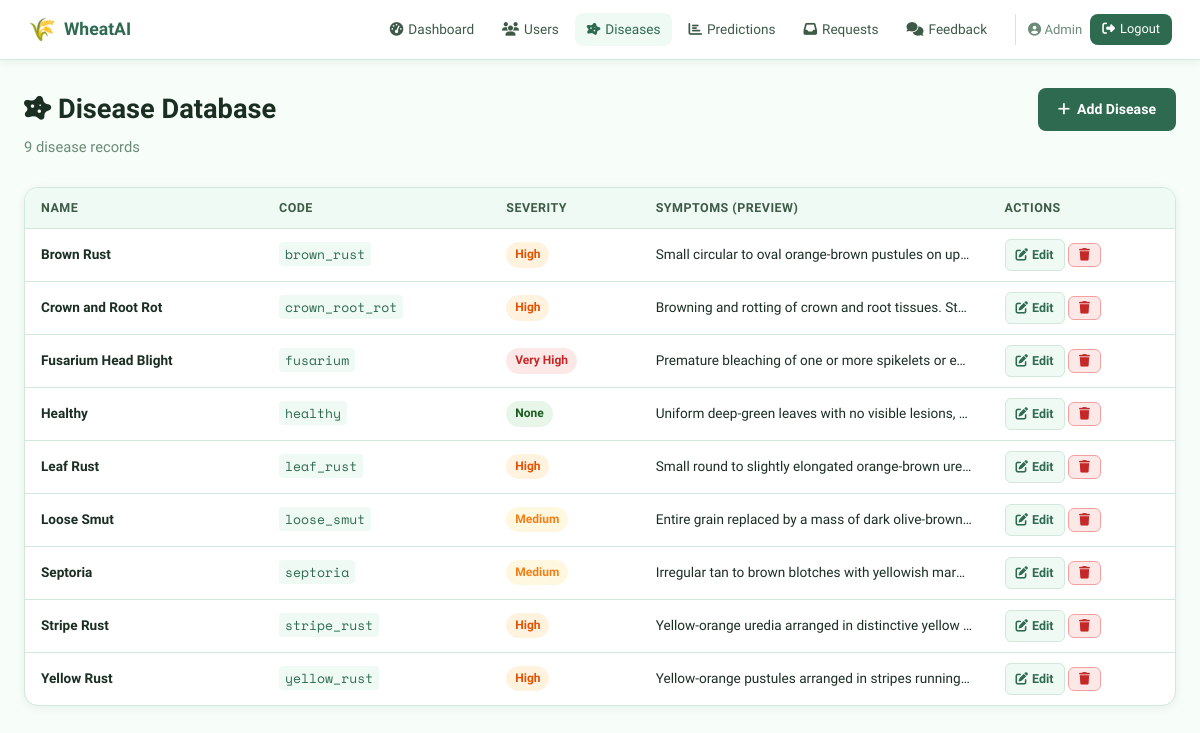
The app's page /admin/diseases (signed in) with its own data.
### tables this page shows
CREATE TABLE diseases (
        id INTEGER PRIMARY KEY AUTOINCREMENT,
        name TEXT UNIQUE NOT NULL, code TEXT UNIQUE NOT NULL,
        symptoms TEXT, treatment TEXT, prevention TEXT,
        severity TEXT DEFAULT 'Medium', description TEXT
    );

### app.py (the view)
@app.route("/admin/diseases")
@admin_required
def admin_diseases():
    conn = get_db(); d = conn.execute("SELECT * FROM diseases ORDER BY name").fetchall(); conn.close()
    return render_template("admin/diseases.html", diseases=d)

### app.py (called while the page is built)
def get_db():
    conn = sqlite3.connect(DB_PATH)
    conn.row_factory = sqlite3.Row
    return conn

def admin_required(f):
    @wraps(f)
    def decorated(*a, **kw):
        if "user_id" not in session or session.get("role") != "admin":
            flash("Admin access required.", "error"); return redirect(url_for("dashboard"))
        return f(*a, **kw)
    return decorated

### templates/admin/diseases.html (shortened to what this page needs)
{% extends "base.html" %}
{% block content %}
<div class="page-header">
  <div><h1><i class="fas fa-disease"></i> Disease Database</h1><p class="page-sub">{{ diseases|length }} disease records</p></div>
  <a href="{{ url_for('admin_add_disease') }}" class="btn-primary"><i class="fas fa-plus"></i> Add Disease</a>
</div>
<div class="section-card">
  <div class="pred-table-wrap">
    <table class="pred-table">
      <thead>
        <tr><th>Name</th><th>Code</th><th>Severity</th><th>Symptoms (preview)</th><th>Actions</th></tr>
      </thead>
      <tbody>
        {% for d in diseases %}
        <tr>
          <td><strong>{{ d.name }}</strong></td>
          <td><code>{{ d.code }}</code></td>
          <td><span class="severity-badge sev-{{ (d.severity or 'medium').lower().replace(' ','') }}">{{ d.severity }}</span></td>
          <td class="truncate">{{ d.symptoms[:80] if d.symptoms else '—' }}{% if d.symptoms and d.symptoms|length > 80 %}…{% endif %}</td>
          <td>
            <a href="{{ url_for('admin_edit_disease', did=d.id) }}" class="btn-sm btn-view"><i class="fas fa-edit"></i> Edit</a>
            <form method="POST" action="{{ url_for('admin_delete_disease', did=d.id) }}" style="display:inline" onsubmit="return confirm('Delete {{ d.name }}?')">
              <button type="submit" class="btn-sm btn-danger"><i class="fas fa-trash"></i></button>
            </form>
          </td>
        </tr>
        {% endfor %}
      </tbody>
    </table>
  </div>
</div>
{% endblock %}

### static/css/style.css (style rules this page uses)
:root { --green-900: #1b4332; --green-800: #2d6a4f; --green-700: #40916c; --green-600: #52b788; --green-400: #74c69d; --green-100: #d8f3dc; --green-50: #f0faf4; --amber: #f4a261; --amber-dark:#e76f51; --red: #e63946; --blue: #2196f3; --yellow: #ffd166; --bg: #f7fdf9; --surface: #ffffff; --border: #d1e8da; --border-2: #b7d9c6; --text: #1a2e22; --text-2: #3d5a47; --text-3: #6b8a77; --shadow-sm: 0 2px 8px rgba(45,106,79,.08); --shadow-md: 0 4px 20px rgba(45,106,79,.12); --shadow-lg: 0 8px 40px rgba(45,106,79,.18); --radius: 14px; --radius-sm: 8px; --radius-lg: 22px; --font: 'Sora', sans-serif; --mono: 'Space Mono', monospace; }
*, *::before, *::after { box-sizing: border-box; margin: 0; padding: 0; }
html { scroll-behavior: smooth; }
body { font-family: var(--font); background: var(--bg); color: var(--text); line-height: 1.6; }
a { text-decoration: none; color: var(--green-700); }
.page-header { display: flex; align-items: flex-start; justify-content: space-between; flex-wrap: wrap; gap: 14px; margin-bottom: 28px; }
.page-header h1 { font-size: 1.7rem; font-weight: 700; color: var(--text); }
.page-sub { color: var(--text-3); font-size: .92rem; margin-top: 4px; }
.btn-primary, .btn-secondary, .btn-submit, .btn-detect { display: inline-flex; align-items: center; gap: 7px; padding: 10px 20px; border-radius: var(--radius-sm); font-size: .88rem; font-weight: 600; cursor: pointer; border: none; transition: all .2s; }
.btn-primary { background: var(--green-800); color: white; }
.btn-sm { display: inline-flex; align-items: center; gap: 4px; padding: 5px 10px; border-radius: 6px; font-size: .78rem; font-weight: 600; cursor: pointer; border: none; transition: all .15s; }
.btn-view { background: var(--green-50); color: var(--green-800); border: 1px solid var(--border); }
.btn-danger { background: #fde8e8; color: #c62828; border: 1px solid #f5a0a0; }
.section-card { background: var(--surface); border: 1.5px solid var(--border); border-radius: var(--radius); overflow: hidden; box-shadow: var(--shadow-sm); margin-bottom: 28px; }
.pred-table-wrap { overflow-x: auto; }
.pred-table { width: 100%; border-collapse: collapse; font-size: .85rem; }
.pred-table th { background: var(--green-50); color: var(--text-2); font-weight: 600; font-size: .78rem; text-transform: uppercase; letter-spacing: .04em; padding: 10px 16px; text-align: left; border-bottom: 1.5px solid var(--border); }
.pred-table td { padding: 10px 16px; border-bottom: 1px solid var(--border); vertical-align: middle; }
.pred-table tr:last-child td { border-bottom: none; }
.truncate { max-width: 240px; white-space: nowrap; overflow: hidden; text-overflow: ellipsis; }
.severity-badge { display: inline-block; padding: 3px 9px; border-radius: 20px; font-size: .75rem; font-weight: 700; }
.sev-none { background: #e8f5e9; color: #1b5e20; }
.sev-medium { background: #fff8e1; color: #f57f17; }
.sev-high { background: #fff3e0; color: #e65100; }
.sev-veryhigh { background: #fde8e8; color: #c62828; }
.sev-veryhigh, .sev-very { background: #fde8e8; color: #c62828; }
code { font-family: var(--mono); font-size: .82rem; background: var(--green-50); padding: 2px 6px; border-radius: 4px; color: var(--green-800); }

### records on screen
diseases: name "Brown Rust", code "brown_rust", severity "High", symptoms "Small circular to oval orange-brown pustules on up…"
diseases: name "Crown and Root Rot", code "crown_root_rot", severity "High", symptoms "Browning and rotting of crown and root tissues. St…"
diseases: name "Fusarium Head Blight", code "fusarium", severity "Very High", symptoms "Premature bleaching of one or more spikelets or e…"
diseases: name "Healthy", code "healthy", severity "None", symptoms "Uniform deep-green leaves with no visible lesions,…"
diseases: name "Leaf Rust", code "leaf_rust", severity "High", symptoms "Small round to slightly elongated orange-brown ure…"
diseases: name "Loose Smut", code "loose_smut", severity "Medium", symptoms "Entire grain replaced by a mass of dark olive-brown…"
diseases: name "Septoria", code "septoria", severity "Medium", symptoms "Irregular tan to brown blotches with yellowish marg…"
diseases: name "Stripe Rust", code "stripe_rust", severity "High", symptoms "Yellow-orange uredia arranged in distinctive yellow…"
diseases: name "Yellow Rust", code "yellow_rust", severity "High", symptoms "Yellow-orange pustules arranged in stripes running…"

### other values on screen
{{ session.name }} "Admin"
{{ diseases|length }} "9"
